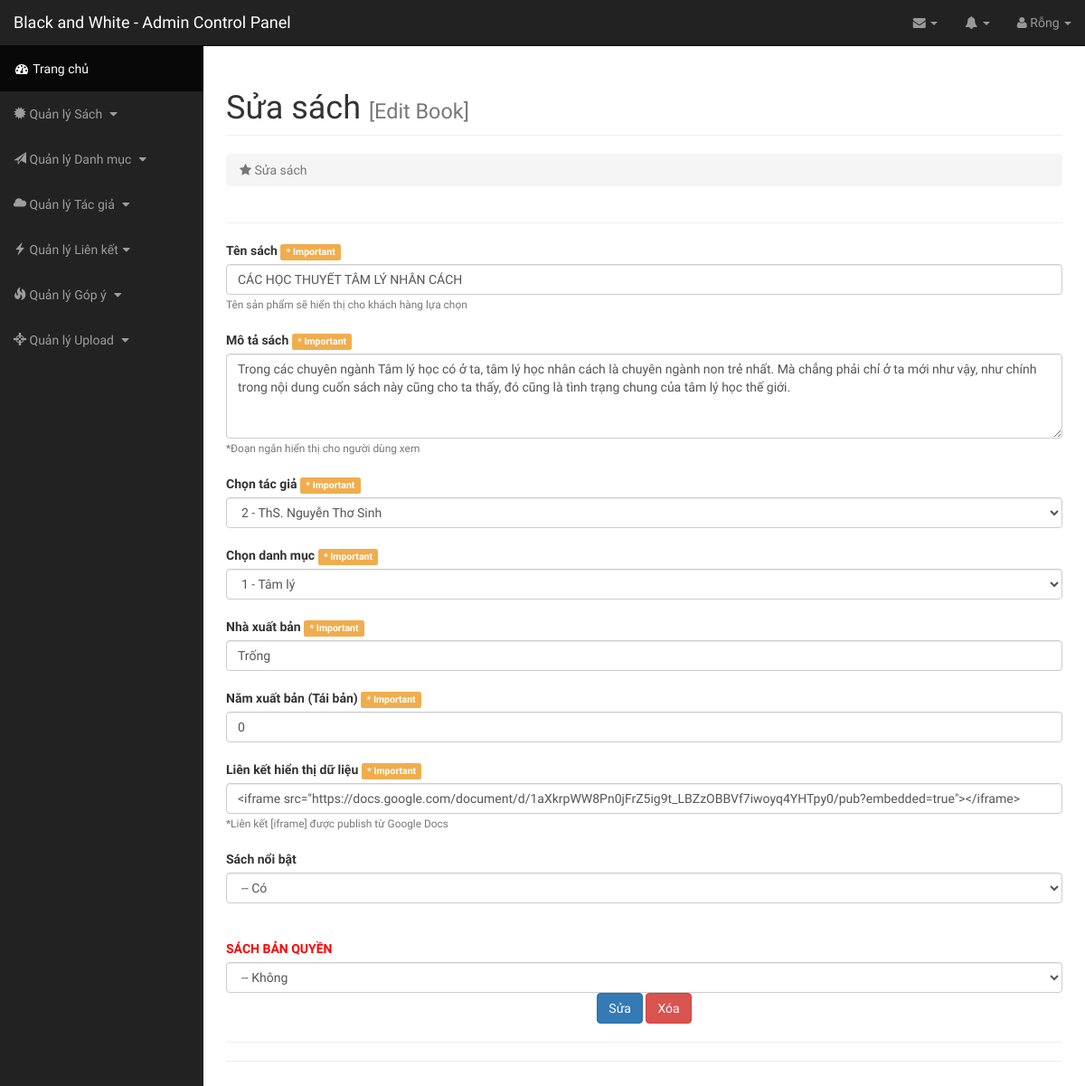
The page /admin/index.php?page=sua-sach&id=3 on the database its author committed.
### tables this page shows
CREATE TABLE `books` (
  `bookid` int(100) NOT NULL,
  `bookname` varchar(255) NOT NULL,
  `author` int(100) NOT NULL,
  `nxb` varchar(255) DEFAULT NULL,
  `year` int(100) DEFAULT NULL,
  `filename` varchar(255) NOT NULL,
  `link` text NOT NULL,
  `des` text NOT NULL,
  `catid` int(10) NOT NULL,
  `spec` tinyint(1) NOT NULL,
  `credits` tinyint(1) NOT NULL COMMENT 'bản quyền'
);

CREATE TABLE `author` (
  `authorid` int(100) NOT NULL,
  `authorname` varchar(255) NOT NULL
);

### class/Db.class.php (called while the page is built, shortened)
<?php
class Db{
	private $conn = null;
	public function __construct()
	{
		$host ="mysql:host=". HOST."; dbname=". DB_NAME;
		try
		{
			$this->conn = new PDO($host, DB_USER, DB_PASS);
			$this->conn->query("set names 'utf8' ");
		}
		catch (PDOException $e)
		{
			echo "Không thể kết nối cơ sở dữ liệu";
		}
	}
	public function __destruct()
	{
		$this->conn = null;
	}
	private function query($sql, $arr = array(), $mode = PDO::FETCH_ASSOC)
	{
		$pre = $this->conn->prepare($sql);
		if(!$pre->execute($arr))
		{
			echo "Không thể thực thi"; exit;
		}
		return $pre->fetchAll($mode);
	}
	private function query1($sql, $arr = array(), $mode = PDO::FETCH_ASSOC)
	{
		$pre = $this->conn->prepare($sql);
		if(!$pre->execute($arr))
		{
			echo "Không thể thực thi"; exit;
		}
		return $pre->fetch($mode);
	}
	public function select($sql, $arr = array(), $mode = PDO::FETCH_ASSOC)
	{
		return $this->query($sql, $arr, $mode);
	}
	public function select1($sql, $arr = array(), $mode = PDO::FETCH_ASSOC)
	{
		return $this->query1($sql, $arr, $mode);
	}
}
?>

### admin/inc/updatebook.php (the view, shortened to what this page needs)
<?php
  $id = $_GET['id'];
  $sql1 = "SELECT * FROM `books` INNER JOIN `author` ON books.author = author.authorid INNER JOIN `category` ON books.catid = category.catid WHERE bookid = '$id'";
  $obj1 = new Db();
  $row = $obj1->select1($sql1);
  $bookauthor = $row['author'];
  $bookcat = $row['catid'];
  $bookpublish = $row['nxb'];
  $bookyear = $row['year'];
  $booklink = $row['link'];
  $bookspecial = $row['spec'];
  $bookcredit = $row['credits'];
?>
<div id="page-wrapper">
    <div class="container-fluid">
        <div class="row">
            <div class="col-lg-12">
                <h1 class="page-header">
                    Sửa sách <small class="text-muted">[Edit Book]</small>
                </h1>
                <ol class="breadcrumb">
                    <li class="active">
                        <i class="fa fa-star"></i> Sửa sách
                    </li>
                </ol>
            </div>
        </div>
        <hr />
        <form method="post" enctype="multipart/form-data" id="formaddsach">
            <label for="pdname">Tên sách </label>  <label class="label label-warning"> * Important</label>
            <input type="text" class="form-control" id="pdname" placeholder="Nhập tên sách" name="bookname" value="<?php echo $row['bookname']; ?>">
            <small class="text-muted">Tên sản phẩm sẽ hiển thị cho khách hàng lựa chọn</small>
            <br>
            <br>
            <label for="pdname">Mô tả sách </label>  <label class="label label-warning"> * Important</label>
            <textarea name="bookdes" rows="4" cols="80" class="form-control"><?php echo $row['des']; ?></textarea>
            <small class="text-muted">*Đoạn ngắn hiển thị cho người dùng xem</small>
            <br>
            <br>
            <label for="pdcat">Chọn tác giả</label>  <label class="label label-warning"> * Important</label>
            <select class="form-control" id="pdcat" name="bookauthor">
              <?php
                $obj = new Db();
                $sql = "SELECT * FROM author";
                $rows = $obj->select($sql);
                foreach ($rows as $row) {
              ?>
              <option value="<?php echo $row['authorid']; ?>" <?php if($row['authorid'] == $bookauthor) echo "selected='selected'"; ?>><?php echo $row['authorid']." - ".$row['authorname']; ?></option>
              <?php
            }
              ?>
            </select>
            <br>
            <label for="pdcat">Chọn danh mục</label>  <label class="label label-warning"> * Important</label>
            <select class="form-control" id="pdcat" name="bookcat">
              <?php
                $obj = new Db();
                $sql = "SELECT * FROM category";
                $rows = $obj->select($sql);
                foreach ($rows as $row) {
              ?>
              <option value="<?php echo $row['catid']; ?>"<?php if($row['catid'] == $bookcat) echo "selected='selected'"; ?>><?php echo $row['catid']." - ".$row['catname']; ?></option>
              <?php
            }
              ?>
            </select>
            <br>
            <label for="pdprice">Nhà xuất bản</label>  <label class="label label-warning"> * Important</label>
            <input type="text" class="form-control" id="bookpublish" placeholder="Nhập tên nhà xuất bản" name="bookpublish" value="<?php echo $bookpublish; ?>">
            <br>
            <label for="pdprice">Năm xuất bản (Tái bản)</label>  <label class="label label-warning"> * Important</label>
            <input type="text" class="form-control" id="bookyear" placeholder="Nhập năm xuất bản (hoặc tái xuất bản))" name="bookyear" value="<?php echo $bookyear; ?>">
            <br>
            <label for="pdprice">Liên kết hiển thị dữ liệu</label>  <label class="label label-warning"> * Important</label>
            <input type="text" class="form-control" id="pdprice" placeholder="Nhập giá sản phẩm" name="booklink" value='<?php echo $booklink; ?>'>
            <small class="text-muted">*Liên kết [iframe] được publish từ Google Docs</small>
            <br>
            <br>
            <label>Sách nổi bật</label>
            <select class="form-control" id="pddvt" name="bookspecial">
              <option value="1" <?php if($bookspecial == 1) echo "selected='selected'" ?>>-- Có </option>
            </select>
            <br>
            <br>
            <label><font color="red"><b>SÁCH BẢN QUYỀN</b></font></label>
            <select class="form-control" name="bookcredit">
              <option value="0" <?php if($bookcredit == 0) echo "selected='selected'" ?>>-- Không </option>
            </select>
          <center>
          <button type="submit" class="btn btn-primary" id="submit-btn" name="submit-btn">Sửa</button>
          <button type="reset" class="btn btn-danger">Xóa</button>
        </center>
        </form>
        <hr>
        <hr>
    </div>
</div>

### admin/css/sb-admin.css (style rules this page uses)
body { margin-top: 100px; background-color: #222; }
@media (min-width:768px) { body { margin-top: 50px; } }
#page-wrapper { width: 100%; padding: 0; background-color: #fff; }
@media (min-width:768px) { #page-wrapper { padding: 10px; } }

### admin/css/customcss.css (style rules this page uses)
* body { font-family: 'Fira Sans Extra Condensed', sans-serif; }

### rows shown on the page
books: bookname "CÁC HỌC THUYẾT TÂM LÝ NHÂN CÁCH", bookdes "Trong các chuyên ngành Tâm lý học có ở ta, tâm lý học nhân cách là chuyên ngành non trẻ nhất. Mà chẳng phải chỉ ở ta mới như vậy, như chính trong nội dung cuốn sách này cũng cho ta thấy, đó cũng là tình trạng chung của tâm lý học thế giới.", bookauthor "2 - ThS. Nguyễn Thơ Sinh", bookpublish "Trống", bookyear "0", booklink "<iframe src=\"https://docs.google.com/document/d/1aXkrpWW8Pn0jFrZ5ig9t_LBZzOBBVf7iwoyq4YHTpy0/pub?embedded=true\"></iframe>", bookspecial "-- Có", bookcredit "-- Không"

### other values the page prints
form field bookcat "1 - Tâm lý"
